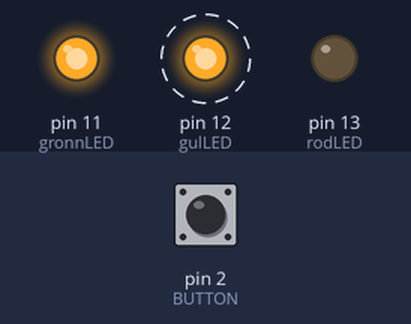
Bench run of a sketch on a simulated Arduino Uno, built with avr-gcc and run on an emulated ATmega328P. On the bench: output pins drawn as LEDs (lit = HIGH). Dashed ring = blinking. The inputs (shaded band) are chosen by the test bench; at power-on: pin 2 (BUTTON) LOW.

Above: at 1.2 s.
1.3 s: pin 2 (BUTTON) pulled HIGH for 0.15 s
At 3.8 s:
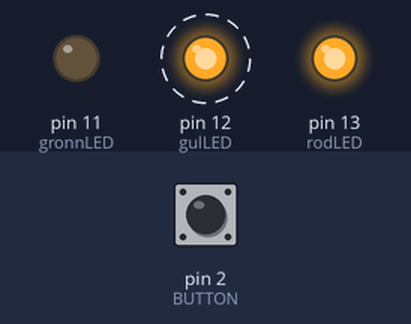
4.4 s: pin 2 (BUTTON) pulled HIGH for 1 s
At 6.4 s:
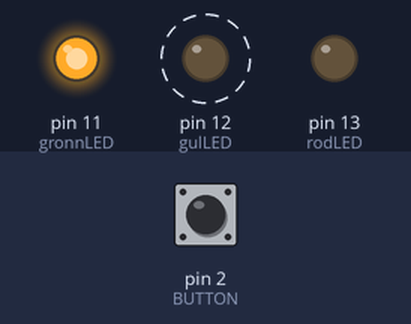
Timing chart, 0 to 14.4 s (numbered marks = the images above; inputs shaded):
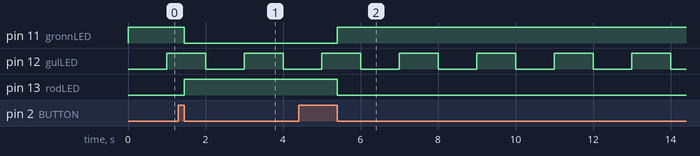

Measured:
- after the input at 1.3 s, pin 11 (gronnLED): HIGH → LOW after 0.15 s; pin 13 (rodLED): LOW → HIGH after 0.15 s
- after the input at 4.4 s, pin 11 (gronnLED): LOW → HIGH after 1.0 s; pin 13 (rodLED): HIGH → LOW after 1.0 s
- by itself, pin 12 (gulLED): alternates HIGH for 1.0 s and LOW for 1.0 s

The sketch:

innlevering3.ino
```cpp
/*Under setter jeg hvilke pins koden skal bruke og gir hvert pin et nytt navn tilsvarende funksjonen den har*/
#define rodLED 13
#define gronnLED 11
#define gulLED 12
#define BUTTON 2
/*Deretter oppretter jeg variabler som skal brukes i koden samt gir de riktig variabeltype*/
unsigned long currTime;
unsigned long prevTime = 0;
unsigned long gulTime;
unsigned long gulTimeLast = 0;
int intervall = 1000;
bool gulState = false;
int lysVekselState = LOW;
/*I setup starter jeg Serial slik at jeg kan printe ting ut på skjermen for testing og fiksing av koden.
Deretter bestemmer jeg om de forskjellige komponentene som er tilkoblet arduino-pinsene skal gi oss INPUT eller
OUTPUT.*/
void setup()
{
    Serial.begin(9600);
    pinMode(rodLED, OUTPUT);
    pinMode(gronnLED, OUTPUT);
    pinMode(gulLED, OUTPUT);
    pinMode(BUTTON, INPUT);
}
/*Her har jeg funksjonen til knappen. Den endrer på en variabel "lysVekselState" for hver gang
den trykkes, mellom LOW og HIGH. Dette vil vi se senere gjør slik at grønn og rød bytter på å
lyse for hver gang knappen trykkes. I tillegg leser vi av hvor lenge knappen holdes inne i millis.
Dersom knappen holdes inne i mer enn 1,5 sekunder vil vi ikke endre på "lysVekselState", men variabelen
"intervall" istedenfor. Dette bryter litt med oppgaven som sa at vi ikke skulle gjøre noe med det gule
lyset, men jeg ønsket at knappen skulle kunne endre forskjellige lys. For å oppnå dette oppdaterer "prevTime"
seg til millis konstant når knappen ikke blir rørt. I tillegg oppdaterer "currTime" seg til millis så lenge
knappen holdes inne. Dette betyr at "currTime" - "prevTime" tilsvarer tiden knappen har blitt holdt inne.*/
void knapp()
{
    int buttonState = digitalRead(BUTTON);
    if(buttonState == HIGH){
        currTime = millis();
    }
    if((buttonState == LOW) && (currTime >= 50 + prevTime)){
        if(currTime - prevTime > 1500){
            intervall -= 400;
            if(intervall == -200){
                intervall = 1000;
            }
        }
        else{
            lysVekselState = !lysVekselState;
        }
        prevTime = currTime;
    }
    else if(buttonState == LOW){
        prevTime = millis();
    }
}
/*Denne koden bruker millis til å bytte mellom at LED er av og på i et tidsintervall.*/
void gulLys()
{
    digitalWrite(gulLED, gulState);
    gulTime = millis();
    if(gulTime-gulTimeLast >= intervall){
        gulState = !gulState;
        gulTimeLast = gulTime;
    }
}
/*Dette er koden som bestemmer om Rødt eller grønt lys er av eller på. Denne koden kunne blitt skrevet
inni knapp-koden, men jeg personlig liker å skille de to.*/
void andreLys()
{
    digitalWrite(rodLED, lysVekselState);
    digitalWrite(gronnLED, !lysVekselState);
}
/*loop som består av funksjonene fra tidligere i koden, og kun de funksjonene.*/
void loop()
{
    knapp();
    gulLys();
    andreLys();
}
```
